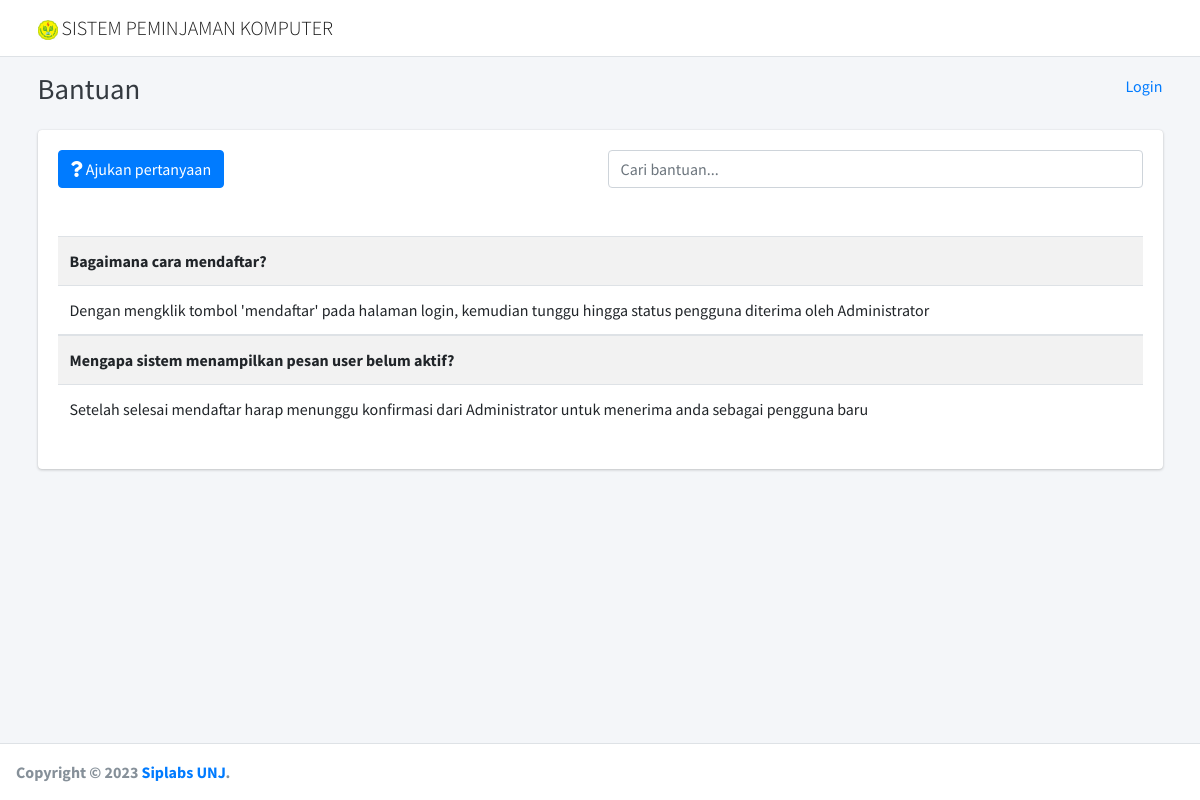
Screenshot of /index.php/publik with the database file from the repository.
### tables this page shows
CREATE TABLE `site` (
  `id_site` int(1) NOT NULL,
  `icon` varchar(255) NOT NULL,
  `logo` varchar(255) NOT NULL,
  `title` varchar(64) NOT NULL
);

CREATE TABLE `help` (
  `id_help` int(11) NOT NULL,
  `judul` varchar(64) NOT NULL,
  `isi` varchar(512) NOT NULL
);

### application/controllers/Publik.php (called while the page is built, shortened)
<?php
class Publik extends CI_Controller
{
	public function index()
	{
		$data['title'] = 'Peminjam';
		$data['user'] = $this->session->userdata('id_user');
		$data['username'] = $this->session->userdata('username');
		$data['site'] = $this->m_siplabs->get_data('site')->result();
		$data['help'] = $this->db->get('help')->result();
		$this->load->view('templates/header', $data);
		$this->load->view('help', $data);
		$this->load->view('templates/footer');
	}
}

### index.php (called while the page is built, shortened)
<?php
require_once BASEPATH.'core/CodeIgniter.php';

### application/models/M_siplabs.php (called while the page is built, shortened)
<?php
class M_siplabs extends CI_Model
{
	public function get_data($table)
	{
		return $this->db->get($table);
	}
}

### application/views/templates/header.php (shortened to what this page needs)
<!DOCTYPE html>
<html lang="en">
<head>
    <link rel="stylesheet" href="<?php echo base_url('assets/') ?>plugins/fontawesome-free/css/all.min.css">
    <link rel="stylesheet" href="https://code.ionicframework.com/ionicons/2.0.1/css/ionicons.min.css">
    <link rel="stylesheet" href="<?php echo base_url('assets/') ?>plugins/toastr/toastr.min.css">
    <link rel="stylesheet" href="<?php echo base_url('assets/') ?>plugins/datatables-bs4/css/dataTables.bootstrap4.css">
    <link rel="stylesheet" href="<?php echo base_url('assets/') ?>dist/css/adminlte.min.css">
</head>
<body class="hold-transition <?php if($this->session->userdata('level')=="Peminjam"){ echo "layout-top-nav"; }elseif(current_url()==base_url('publik')){ echo 'layout-top-nav'; }else{ echo "sidebar-mini layout-fixed"; } ?>">
    <div class="wrapper">

### application/views/help.php (shortened to what this page needs)
  <nav class="main-header navbar navbar-expand-md navbar-light navbar-white">
    <div class="container">
      <a href="<?php echo base_url(); ?>" class="navbar-brand">
        <?php foreach($site as $s): ?>
          <img src="<?php echo base_url('files/site/'.$s->logo) ?>" height="20" style="vertical-align: center">
          <span class="brand-text font-weight-light" style="vertical-align: center"><?php echo $s->title; ?></span>
        <?php endforeach; ?>
      </a>
    </div>
  </nav>
  <div class="content-wrapper">
    <div class="content-header">
      <div class="container">
        <div class="row mb-2">
          <div class="col-sm-6">
            <h1 class="m-0 text-dark"> Bantuan</h1>
          </div>
          <div class="col-sm-6">
            <ol class="breadcrumb float-sm-right">
              <li class="breadcrumb-item"><a href="<?php echo base_url('auth') ?>">Login</a></li>
            </ol>
          </div>
        </div>
      </div>
    </div>
    <div class="content">
      <div class="container">
        <div class="card">
          <div class="card-body">
            <div class="row">
              <div class="col-md">
                <button class="btn btn-primary" data-toggle="modal" data-target="#pertanyaan"><i class="fas fa-question"></i> Ajukan pertanyaan</button>
              </div>
              <div class="col-md">
               <input type="text" class="form-control" name="carihelp" id="carihelp" placeholder="Cari bantuan...">
             </div>
             <div class="col-md-12">
              <table class="table table-hover table-striped tabelhelppublik" id="tabelhelppublik">
                <?php foreach($help as $h): ?>
                  <tbody>
                    <tr>
                      <td><b><?php echo $h->judul ?></b></td>
                    </tr>
                    <tr>
                      <td><?php echo $h->isi ?></td>
                    </tr>
                  </tbody>
                  <br>
                <?php endforeach; ?>
              </table>
            </div>
          </div>
        </div>
      </div>
    </div>
  </div>
</div>

### application/views/templates/footer.php (shortened to what this page needs)
<footer class="main-footer">
	<strong>Copyright &copy; 2023 <a href="<?php echo base_url() ?>">Siplabs UNJ</a>.</strong>
</footer>
</div>
</body>
</html>

### rows the page displays
site: logo (picture), title "SISTEM PEMINJAMAN KOMPUTER"
help: judul "Bagaimana cara mendaftar?", isi "Dengan mengklik tombol 'mendaftar' pada halaman login, kemudian tunggu hingga status pengguna diterima oleh Administrator"
help: judul "Mengapa sistem menampilkan pesan user belum aktif?", isi "Setelah selesai mendaftar harap menunggu konfirmasi dari Administrator untuk menerima anda sebagai pengguna baru"
